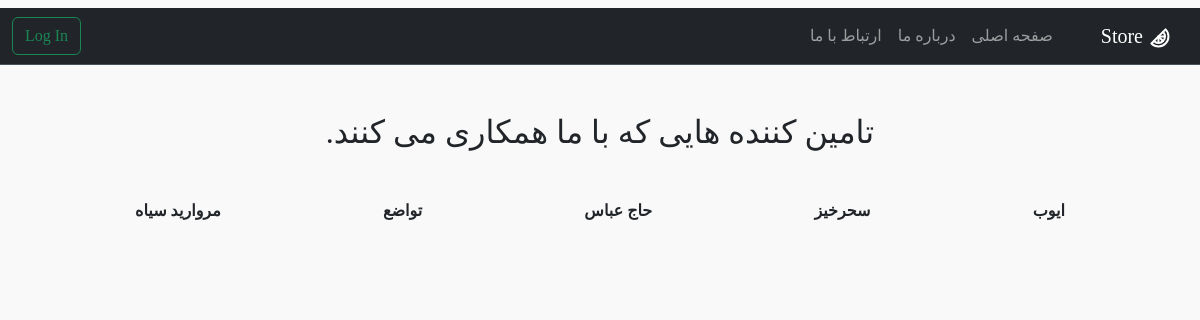
/about/, run on an earlier commit of the app's database.
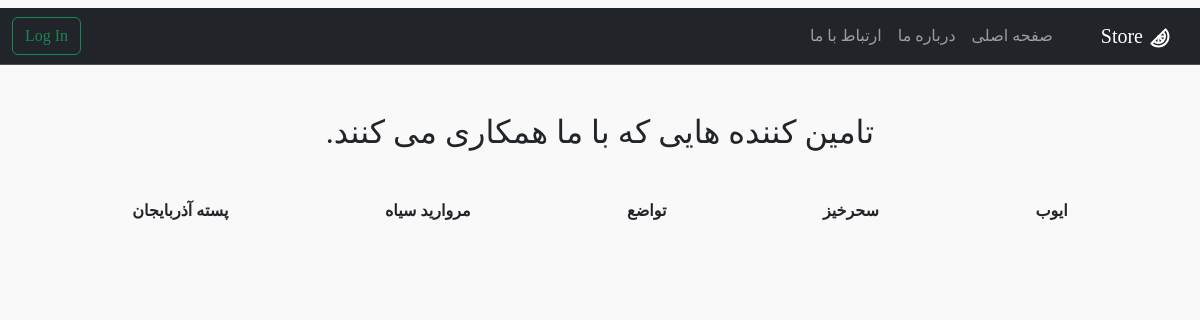
And on a later commit of the database.
### products/models.py (models this page shows, shortened)
class Supplier(models.Model):
    SupplierId = models.AutoField(primary_key=True)
    name = models.CharField(max_length=50, help_text='نام برند یا تامین کنندگان', verbose_name='نام تامین کنندگان')
    contactInfo = models.IntegerField(verbose_name='شماره تلفن')

### pages/views.py (the view)
# urls.py: path('about/', AboutPage.as_view(), name='about'),
class AboutPage(ListView):
    model = Supplier
    template_name = 'about.html'
    context_object_name = 'supp'

### templates/about.html (shortened to what this page needs)
{% extends 'base.html' %}
{% block content %}
 <h2 class="text-center my-5">تامین کننده هایی که با ما همکاری می کنند.</h2>
<div class="container">
    <div class="d-flex flex-wrap justify-content-around">
        {% for s in supp %}
      <p><b>{{ s.name }}</b></p>
        {% endfor %}
    </div>
</div>
{% endblock %}

What changed in the data, as far as the page shows it:
removed Supplier: name "حاج عباس"
added Supplier: name "پسته آذربایجان"
